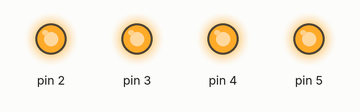
Bench run of a sketch on a simulated Arduino Uno, built with avr-gcc and run on an emulated ATmega328P. On the bench: output pins drawn as LEDs (lit = HIGH).

Above: at 0.15 s.
At 2.25 s:
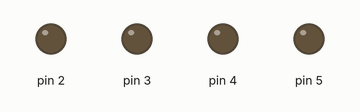
Timing chart, 0 to 3.0 s (numbered marks = the images above):
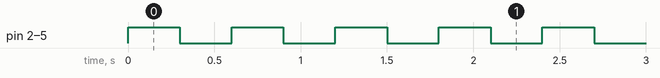

The sketch:

sketch_sep08a.ino
```cpp
void setup() {
  // put your setup code here, to run once:
  for(int i=2;i<6;i++)
    pinMode(i,OUTPUT);

}

void loop() {
  // put your main code here, to run repeatedly:
  for(int i=2;i<6;i++)
  digitalWrite(i,HIGH);
  delay(300);

  for(int i=2;i<6;i++)
  digitalWrite(i,LOW);
  delay(300);

}
```

Measured:
- by itself, pin 2–5: alternates HIGH for 0.30 s and LOW for 0.30 s
